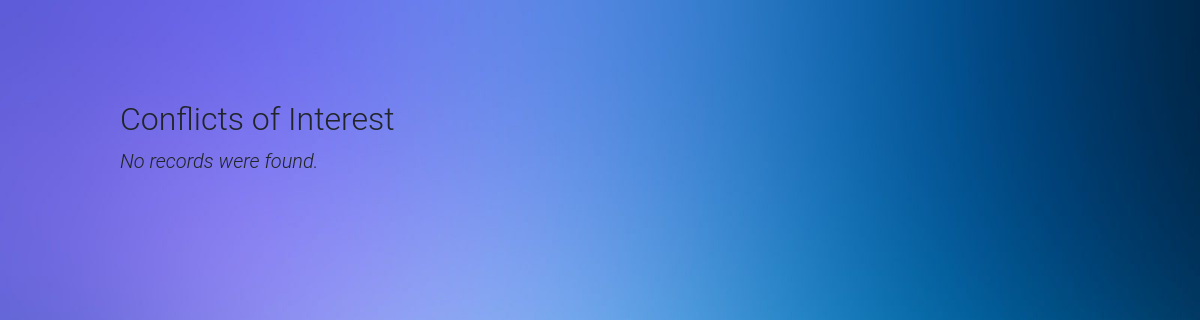
The page /CoI/view_coi.php on the database as committed earlier.
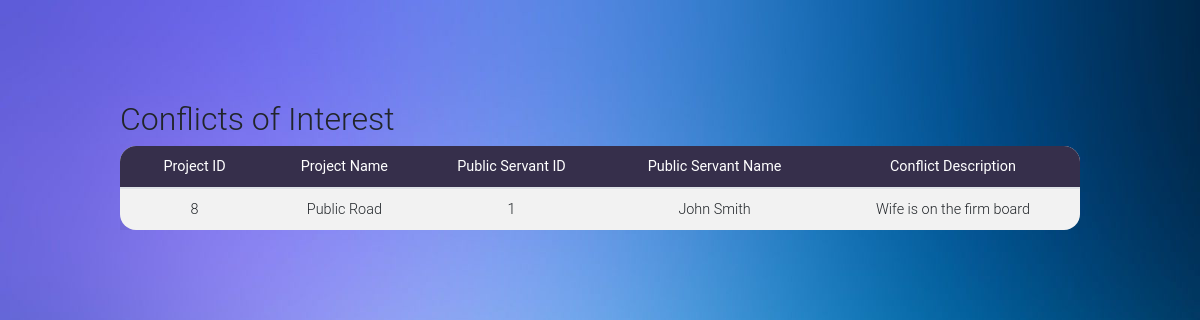
The same page on the database as committed later.
### tables this page shows
CREATE TABLE `conflicts` (
  `project_id` int(12) NOT NULL,
  `ps_id` int(12) NOT NULL,
  `ps_name` varchar(50) NOT NULL,
  `project_name` varchar(50) NOT NULL,
  `coi_description` varchar(500) NOT NULL
);

### CoI/view_coi.php (the view, shortened to what this page needs)
<?php include('header.php');
include('connect.php');
?>
<div class="wrapper-table">
    <div class="page-header clearfix">
        <h2 class="pull-left">Conflicts of Interest</h2>
    </div>
    <?php
    $sql = "SELECT * FROM conflicts";
    if ($result = mysqli_query($conn, $sql)) {
        if (mysqli_num_rows($result) > 0) {
            echo  "<table id='projects' class='table table-striped table-sm project-table' cellspacing='0' width='100%'>";
            echo "<thead>";
            echo "<tr>";
            echo "<th class='th-sm' id ='th-first' >Project ID</th>";
            echo "<th class='th-sm'>Project Name</th>";
            echo "<th class='th-sm'>Public Servant ID</th>";
            echo "<th class='th-sm'>Public Servant Name</th>";
            echo "<th class='th-sm' id='th-last'>Conflict Description</th>";
            echo "</tr>";
            echo "</thead>";
            echo "<tbody>";
            while ($row = mysqli_fetch_array($result)) {
                echo "<tr>";
                echo "<td>" . $row['project_id'] . "</td>";
                echo "<td>" . $row['project_name'] . "</td>";
                echo "<td>" . $row['ps_id'] . "</td>";
                echo "<td>" . $row['ps_name'] . "</td>";
                echo "<td>" . $row['coi_description'] . "</td>";
                echo "</tr>";
            }
            echo "</table>";
        } else {
            echo "<p class='lead'><em>No records were found.</em></p>";
        }
    } else {
        echo "ERROR: Could not able to execute $sql. " . mysqli_error($conn);
    }
    ?>
</div>
<?php include('footer.php') ?>
</body>
</html>

Rows that differ between the two databases and show on the page:
added conflicts: project "8", project_name "Public Road", ps "1", ps_name "John Smith", coi_description "Wife is on the firm board"
Other text that changed with them:
text no longer shown: "No records were found."
text now shown: "Project ID Project Name Public Servant ID Public Servant Name Conflict Description"
